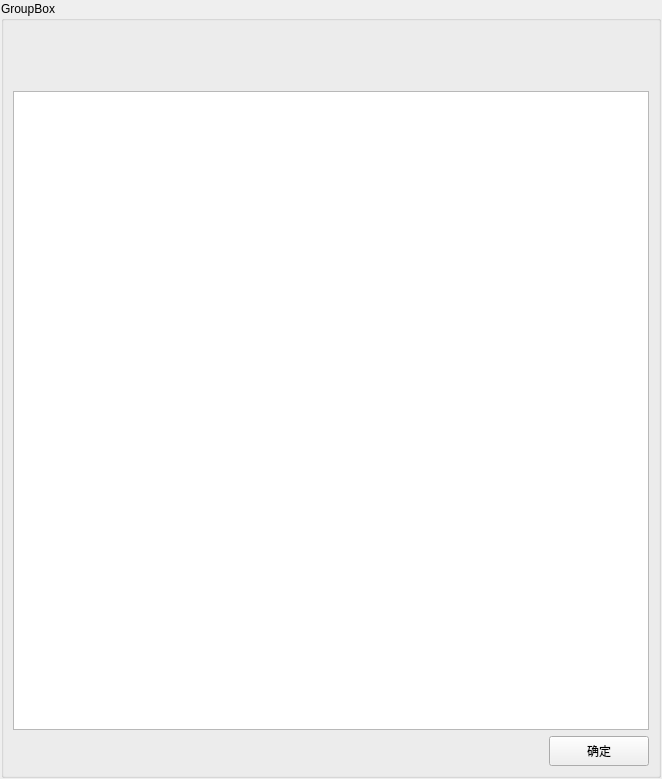
<?xml version="1.0" encoding="UTF-8"?>
<ui version="4.0">
 <class>UpdateLogForm</class>
 <widget class="QWidget" name="UpdateLogForm">
  <property name="geometry">
   <rect>
    <x>0</x>
    <y>0</y>
    <width>662</width>
    <height>779</height>
   </rect>
  </property>
  <property name="windowTitle">
   <string>Form</string>
  </property>
  <layout class="QGridLayout" name="gridLayout_2">
   <property name="leftMargin">
    <number>1</number>
   </property>
   <property name="topMargin">
    <number>1</number>
   </property>
   <property name="rightMargin">
    <number>1</number>
   </property>
   <property name="bottomMargin">
    <number>1</number>
   </property>
   <item row="0" column="0">
    <widget class="GroupBoxEx" name="groupBox">
     <property name="title">
      <string>GroupBox</string>
     </property>
     <layout class="QGridLayout" name="gridLayout">
      <property name="topMargin">
       <number>70</number>
      </property>
      <item row="0" column="0" colspan="2">
       <widget class="QTextEdit" name="textEdit"/>
      </item>
      <item row="1" column="0">
       <spacer name="horizontalSpacer">
        <property name="orientation">
         <enum>Qt::Horizontal</enum>
        </property>
        <property name="sizeHint" stdset="0">
         <size>
          <width>527</width>
          <height>17</height>
         </size>
        </property>
       </spacer>
      </item>
      <item row="1" column="1">
       <widget class="PushButtonEx" name="pushButton">
        <property name="minimumSize">
         <size>
          <width>100</width>
          <height>30</height>
         </size>
        </property>
        <property name="maximumSize">
         <size>
          <width>100</width>
          <height>16777215</height>
         </size>
        </property>
        <property name="text">
         <string>确定</string>
        </property>
       </widget>
      </item>
     </layout>
    </widget>
   </item>
  </layout>
 </widget>
 <customwidgets>
  <customwidget>
   <class>PushButtonEx</class>
   <extends>QPushButton</extends>
   <header>ctrls/PushButtonEx.h</header>
  </customwidget>
  <customwidget>
   <class>GroupBoxEx</class>
   <extends>QGroupBox</extends>
   <header>ctrls/GroupBoxEx.h</header>
   <container>1</container>
  </customwidget>
 </customwidgets>
 <resources/>
 <connections/>
</ui>
